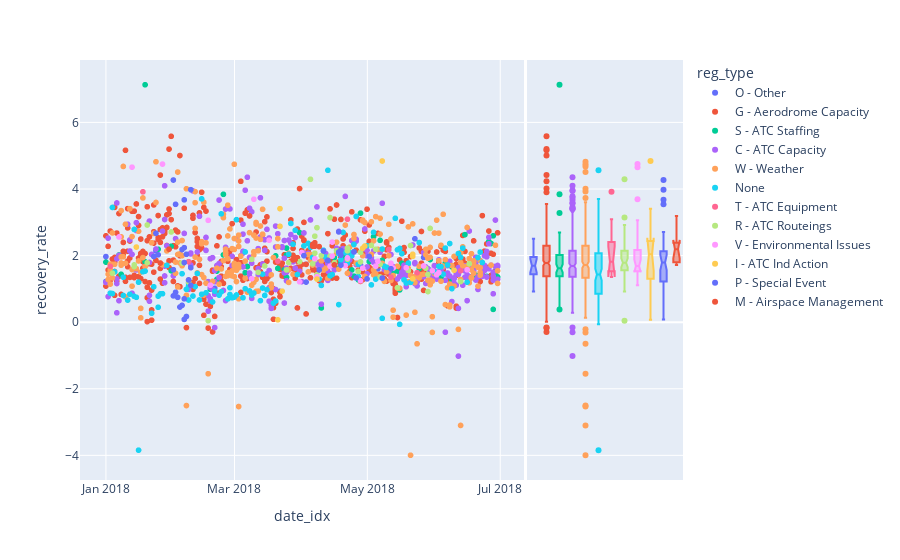

Notebook code cell kept with this figure:
### Code cell
import matplotlib.pyplot as plt
import numpy as np
import pandas as pd
import pickle


pickle_path = '/home/aksoy/Desktop/START/Muhammet/Start_PyCharm/RR_feature_selection_correlation_search/rr_feature_df_pickles/rr_feature_df_w_regulations.pickle'
#apt_name = pickle_path.split('_')[0]
airport_code = 'EDDM'

with open(pickle_path, 'rb') as file:
    recovery_rate_df = pickle.load(file)


import plotly.express as px

fig = px.scatter(recovery_rate_df, x="date_idx", y="recovery_rate",
                 color="reg_type", hover_data=['tw_idx', 'capacity_change', 'prev_capacity_change', 'prev_avg_capacity', 'reg_type', 'reg_cause', 'reg_bool_type'], marginal_y='box')
#fig = px.scatter(recovery_rate_df, x="date_idx", y="recovery_rate", color="avg_capacity", hover_data=['tw_idx', 'capacity_change'], marginal_y='box')
fig.write_html('rr_vs_capacity.html')
fig.show()

### Figure 1 — Plotly figure (JSON) as saved in the notebook; plotly's stock layout.template omitted (floating-point values rounded to 4 significant figures; data arrays with more than 128 entries replaced by an {"elided": "..."} marker saying what was removed)
{"data": [{"customdata": [["24", 7, null, null, "O - Other", "public holiday opening hours", "None"], ["36", -4, 7.0, 10.67, "O - Other", "public holiday opening hours", "None"], ["36", -30, -15.0, 34.33, "O - Other", "Works on the RWY", "None"], ["60", 13, 4.0, 31.67, "O - Other", "FIRE", "None"], ["12", 14, -1.0, 0.3333, "O - Other", "Additional traffic due to French Industrial Action", "None"], ["84", -4, -6.0, 28.0, "O - Other", "BACKLOG DUE TO ETFMS SITUATION", "None"], ["12", 48, 3.0, 1.0, "O - Other", "Additional traffic due to LFMM industrial action", "None"], ["12", 37, 5.0, 1.667, "O - Other", "Additional traffic due to LFMM industrial action", "None"], ["12", 28, 3.0, 1.0, "O - Other", "Additional traffic due to LFMM industrial action", "None"], ["12", 43, 2.0, 0.6667, "O - Other", "FRENCH INDUSTRIAL ACTION", "None"], ["12", 31, 2.0, 0.6667, "O - Other", "MARSEILLE ATC INDUSTRIAL ACTION", "None"], ["12", 55, 5.0, 1.667, "O - Other", "W.I.P  NOTAM A1874/18", "None"], ["24", 27, 55.0, 26.0, "O - Other", "W.I.P  NOTAM A1874/18", "None"], ["12", 48, 4.0, 1.333, "O - Other", "W.I.P  NOTAM A1874/18", "None"], ["12", 49, 3.0, 1.0, "O - Other", "W.I.P  NOTAM A1874/18", "None"], ["12", 37, 3.0, 1.0, "O - Other", "MARSEILLE ATC INDUSTRIAL ACTION", "None"]], "hovertemplate": "reg_type=%{customdata[4]}<br>date_idx=%{x}<br>recovery_rate=%{y}<br>tw_idx=%{customdata[0]}<br>capacity_change=%{customdata[1]}<br>prev_capacity_change=%{customdata[2]}<br>prev_avg_capacity=%{customdata[3]}<br>reg_cause=%{customdata[5]}<br>reg_bool_type=%{customdata[6]}<extra></extra>", "legendgroup": "O - Other", "marker": {"color": "#636efa", "symbol": "circle"}, "mode": "markers", "name": "O - Other", "showlegend": true, "x": ["2018-01-01", "2018-01-01", "2018-01-24", "2018-02-20", "2018-03-22", "2018-04-03", "2018-04-28", "2018-05-06", "2018-05-13", "2018-05-23", "2018-05-27", "2018-06-18", "2018-06-18", "2018-06-19", "2018-06-20", "2018-06-24"], "xaxis": "x", "y": [1.971, 1.222, 2.146, 1.016, 0.9251, 1.744, 1.724, 1.608, 1.565, 2.505, 1.945, 1.366, 1.71, 1.508, 1.68, 2.006], "yaxis": "y", "type": "scattergl"}, {"alignmentgroup": "True", "customdata": [["24", 7, null, null, "O - Other", "public holiday opening hours", "None"], ["36", -4, 7.0, 10.67, "O - Other", "public holiday opening hours", "None"], ["36", -30, -15.0, 34.33, "O - Other", "Works on the RWY", "None"], ["60", 13, 4.0, 31.67, "O - Other", "FIRE", "None"], ["12", 14, -1.0, 0.3333, "O - Other", "Additional traffic due to French Industrial Action", "None"], ["84", -4, -6.0, 28.0, "O - Other", "BACKLOG DUE TO ETFMS SITUATION", "None"], ["12", 48, 3.0, 1.0, "O - Other", "Additional traffic due to LFMM industrial action", "None"], ["12", 37, 5.0, 1.667, "O - Other", "Additional traffic due to LFMM industrial action", "None"], ["12", 28, 3.0, 1.0, "O - Other", "Additional traffic due to LFMM industrial action", "None"], ["12", 43, 2.0, 0.6667, "O - Other", "FRENCH INDUSTRIAL ACTION", "None"], ["12", 31, 2.0, 0.6667, "O - Other", "MARSEILLE ATC INDUSTRIAL ACTION", "None"], ["12", 55, 5.0, 1.667, "O - Other", "W.I.P  NOTAM A1874/18", "None"], ["24", 27, 55.0, 26.0, "O - Other", "W.I.P  NOTAM A1874/18", "None"], ["12", 48, 4.0, 1.333, "O - Other", "W.I.P  NOTAM A1874/18", "None"], ["12", 49, 3.0, 1.0, "O - Other", "W.I.P  NOTAM A1874/18", "None"], ["12", 37, 3.0, 1.0, "O - Other", "MARSEILLE ATC INDUSTRIAL ACTION", "None"]], "hovertemplate": "reg_type=%{customdata[4]}<br>recovery_rate=%{y}<br>tw_idx=%{customdata[0]}<br>capacity_change=%{customdata[1]}<br>prev_capacity_change=%{customdata[2]}<br>prev_avg_capacity=%{customdata[3]}<br>reg_cause=%{customdata[5]}<br>reg_bool_type=%{customdata[6]}<extra></extra>", "legendgroup": "O - Other", "marker": {"color": "#636efa", "symbol": "circle"}, "name": "O - Other", "notched": true, "offsetgroup": "O - Other", "showlegend": false, "xaxis": "x2", "y": [1.971, 1.222, 2.146, 1.016, 0.9251, 1.744, 1.724, 1.608, 1.565, 2.505, 1.945, 1.366, 1.71, 1.508, 1.68, 2.006], "yaxis": "y2", "type": "box"}, {"customdata": {"elided": "385x7 mixed values"}, "hovertemplate": "reg_type=%{customdata[4]}<br>date_idx=%{x}<br>recovery_rate=%{y}<br>tw_idx=%{customdata[0]}<br>capacity_change=%{customdata[1]}<br>prev_capacity_change=%{customdata[2]}<br>prev_avg_capacity=%{customdata[3]}<br>reg_cause=%{customdata[5]}<br>reg_bool_type=%{customdata[6]}<extra></extra>", "legendgroup": "G - Aerodrome Capacity", "marker": {"color": "#EF553B", "symbol": "circle"}, "mode": "markers", "name": "G - Aerodrome Capacity", "showlegend": true, "x": {"elided": "385 str values"}, "xaxis": "x", "y": {"elided": "385 float values"}, "yaxis": "y", "type": "scattergl"}, {"alignmentgroup": "True", "customdata": {"elided": "385x7 mixed values"}, "hovertemplate": "reg_type=%{customdata[4]}<br>recovery_rate=%{y}<br>tw_idx=%{customdata[0]}<br>capacity_change=%{customdata[1]}<br>prev_capacity_change=%{customdata[2]}<br>prev_avg_capacity=%{customdata[3]}<br>reg_cause=%{customdata[5]}<br>reg_bool_type=%{customdata[6]}<extra></extra>", "legendgroup": "G - Aerodrome Capacity", "marker": {"color": "#EF553B", "symbol": "circle"}, "name": "G - Aerodrome Capacity", "notched": true, "offsetgroup": "G - Aerodrome Capacity", "showlegend": false, "xaxis": "x2", "y": {"elided": "385 float values"}, "yaxis": "y2", "type": "box"}, {"customdata": {"elided": "64x7 mixed values"}, "hovertemplate": "reg_type=%{customdata[4]}<br>date_idx=%{x}<br>recovery_rate=%{y}<br>tw_idx=%{customdata[0]}<br>capacity_change=%{customdata[1]}<br>prev_capacity_change=%{customdata[2]}<br>prev_avg_capacity=%{customdata[3]}<br>reg_cause=%{customdata[5]}<br>reg_bool_type=%{customdata[6]}<extra></extra>", "legendgroup": "S - ATC Staffing", "marker": {"color": "#00cc96", "symbol": "circle"}, "mode": "markers", "name": "S - ATC Staffing", "showlegend": true, "x": ["2018-01-01", "2018-01-07", "2018-01-08", "2018-01-19", "2018-01-19", "2018-01-25", "2018-01-31", "2018-01-31", "2018-02-18", "2018-02-21", "2018-02-21", "2018-02-21", "2018-02-24", "2018-02-24", "2018-03-06", "2018-03-07", "2018-03-20", "2018-03-21", "2018-03-24", "2018-03-25", "2018-03-25", "2018-03-25", "2018-03-31", "2018-04-10", "2018-04-14", "2018-04-16", "2018-04-17", "2018-04-19", "2018-04-20", "2018-04-24", "2018-04-25", "2018-04-25", "2018-04-25", "2018-04-27", "2018-04-28", "2018-05-02", "2018-05-04", "2018-05-07", "2018-05-08", "2018-05-12", "2018-05-14", "2018-05-16", "2018-05-16", "2018-05-17", "2018-05-25", "2018-05-30", "2018-05-30", "2018-05-31", "2018-06-04", "2018-06-06", "2018-06-09", "2018-06-09", "2018-06-09", "2018-06-15", "2018-06-15", "2018-06-17", "2018-06-20", "2018-06-25", "2018-06-26", "2018-06-27", "2018-06-28", "2018-06-28", "2018-06-29", "2018-06-30"], "xaxis": "x", "y": [1.804, 2.018, 1.438, 7.131, 1.812, 2.192, 2.281, 1.545, 0.9896, 1.585, 1.288, 1.535, 3.841, 2.021, 1.487, 1.673, 1.991, 1.615, 1.577, 2.019, 2.226, 1.351, 2.692, 0.4281, 1.382, 1.938, 1.617, 1.784, 1.973, 1.569, 2.118, 2.359, 1.383, 1.272, 3.275, 1.82, 2.568, 2.458, 1.859, 1.495, 1.539, 0.969, 1.493, 1.768, 1.607, 1.881, 1.557, 1.382, 1.346, 1.784, 1.663, 1.073, 1.232, 2.629, 1.347, 1.288, 1.41, 1.376, 2.426, 2.363, 0.3846, 2.594, 1.508, 1.36], "yaxis": "y", "type": "scattergl"}, {"alignmentgroup": "True", "customdata": {"elided": "64x7 mixed values"}, "hovertemplate": "reg_type=%{customdata[4]}<br>recovery_rate=%{y}<br>tw_idx=%{customdata[0]}<br>capacity_change=%{customdata[1]}<br>prev_capacity_change=%{customdata[2]}<br>prev_avg_capacity=%{customdata[3]}<br>reg_cause=%{customdata[5]}<br>reg_bool_type=%{customdata[6]}<extra></extra>", "legendgroup": "S - ATC Staffing", "marker": {"color": "#00cc96", "symbol": "circle"}, "name": "S - ATC Staffing", "notched": true, "offsetgroup": "S - ATC Staffing", "showlegend": false, "xaxis": "x2", "y": [1.804, 2.018, 1.438, 7.131, 1.812, 2.192, 2.281, 1.545, 0.9896, 1.585, 1.288, 1.535, 3.841, 2.021, 1.487, 1.673, 1.991, 1.615, 1.577, 2.019, 2.226, 1.351, 2.692, 0.4281, 1.382, 1.938, 1.617, 1.784, 1.973, 1.569, 2.118, 2.359, 1.383, 1.272, 3.275, 1.82, 2.568, 2.458, 1.859, 1.495, 1.539, 0.969, 1.493, 1.768, 1.607, 1.881, 1.557, 1.382, 1.346, 1.784, 1.663, 1.073, 1.232, 2.629, 1.347, 1.288, 1.41, 1.376, 2.426, 2.363, 0.3846, 2.594, 1.508, 1.36], "yaxis": "y2", "type": "box"}, {"customdata": {"elided": "268x7 mixed values"}, "hovertemplate": "reg_type=%{customdata[4]}<br>date_idx=%{x}<br>recovery_rate=%{y}<br>tw_idx=%{customdata[0]}<br>capacity_change=%{customdata[1]}<br>prev_capacity_change=%{customdata[2]}<br>prev_avg_capacity=%{customdata[3]}<br>reg_cause=%{customdata[5]}<br>reg_bool_type=%{customdata[6]}<extra></extra>", "legendgroup": "C - ATC Capacity", "marker": {"color": "#ab63fa", "symbol": "circle"}, "mode": "markers", "name": "C - ATC Capacity", "showlegend": true, "x": {"elided": "268 str values"}, "xaxis": "x", "y": {"elided": "268 float values"}, "yaxis": "y", "type": "scattergl"}, {"alignmentgroup": "True", "customdata": {"elided": "268x7 mixed values"}, "hovertemplate": "reg_type=%{customdata[4]}<br>recovery_rate=%{y}<br>tw_idx=%{customdata[0]}<br>capacity_change=%{customdata[1]}<br>prev_capacity_change=%{customdata[2]}<br>prev_avg_capacity=%{customdata[3]}<br>reg_cause=%{customdata[5]}<br>reg_bool_type=%{customdata[6]}<extra></extra>", "legendgroup": "C - ATC Capacity", "marker": {"color": "#ab63fa", "symbol": "circle"}, "name": "C - ATC Capacity", "notched": true, "offsetgroup": "C - ATC Capacity", "showlegend": false, "xaxis": "x2", "y": {"elided": "268 float values"}, "yaxis": "y2", "type": "box"}, {"customdata": {"elided": "264x7 mixed values"}, "hovertemplate": "reg_type=%{customdata[4]}<br>date_idx=%{x}<br>recovery_rate=%{y}<br>tw_idx=%{customdata[0]}<br>capacity_change=%{customdata[1]}<br>prev_capacity_change=%{customdata[2]}<br>prev_avg_capacity=%{customdata[3]}<br>reg_cause=%{customdata[5]}<br>reg_bool_type=%{customdata[6]}<extra></extra>", "legendgroup": "W - Weather", "marker": {"color": "#FFA15A", "symbol": "circle"}, "mode": "markers", "name": "W - Weather", "showlegend": true, "x": {"elided": "264 str values"}, "xaxis": "x", "y": {"elided": "264 float values"}, "yaxis": "y", "type": "scattergl"}, {"alignmentgroup": "True", "customdata": {"elided": "264x7 mixed values"}, "hovertemplate": "reg_type=%{customdata[4]}<br>recovery_rate=%{y}<br>tw_idx=%{customdata[0]}<br>capacity_change=%{customdata[1]}<br>prev_capacity_change=%{customdata[2]}<br>prev_avg_capacity=%{customdata[3]}<br>reg_cause=%{customdata[5]}<br>reg_bool_type=%{customdata[6]}<extra></extra>", "legendgroup": "W - Weather", "marker": {"color": "#FFA15A", "symbol": "circle"}, "name": "W - Weather", "notched": true, "offsetgroup": "W - Weather", "showlegend": false, "xaxis": "x2", "y": {"elided": "264 float values"}, "yaxis": "y2", "type": "box"}, {"customdata": {"elided": "121x7 mixed values"}, "hovertemplate": "reg_type=%{customdata[4]}<br>date_idx=%{x}<br>recovery_rate=%{y}<br>tw_idx=%{customdata[0]}<br>capacity_change=%{customdata[1]}<br>prev_capacity_change=%{customdata[2]}<br>prev_avg_capacity=%{customdata[3]}<br>reg_cause=%{customdata[5]}<br>reg_bool_type=%{customdata[6]}<extra></extra>", "legendgroup": "None", "marker": {"color": "#19d3f3", "symbol": "circle"}, "mode": "markers", "name": "None", "showlegend": true, "x": ["2018-01-03", "2018-01-04", "2018-01-04", "2018-01-05", "2018-01-09", "2018-01-09", "2018-01-11", "2018-01-12", "2018-01-14", "2018-01-14", "2018-01-15", "2018-01-16", "2018-01-16", "2018-01-18", "2018-01-19", "2018-01-22", "2018-01-23", "2018-01-25", "2018-01-25", "2018-01-26", "2018-01-27", "2018-01-29", "2018-02-05", "2018-02-07", "2018-02-08", "2018-02-08", "2018-02-08", "2018-02-10", "2018-02-11", "2018-02-12", "2018-02-13", "2018-02-14", "2018-02-14", "2018-02-16", "2018-02-19", "2018-02-20", "2018-02-22", "2018-02-23", "2018-02-23", "2018-02-26", "2018-02-27", "2018-02-27", "2018-02-28", "2018-03-01", "2018-03-02", "2018-03-02", "2018-03-05", "2018-03-06", "2018-03-06", "2018-03-08", "2018-03-09", "2018-03-10", "2018-03-13", "2018-03-14", "2018-03-14", "2018-03-15", "2018-03-16", "2018-03-19", "2018-03-20", "2018-03-26", "2018-03-27", "2018-03-28", "2018-03-29", "2018-03-30", "2018-04-02", "2018-04-04", "2018-04-05", "2018-04-06", "2018-04-09", "2018-04-10", "2018-04-11", "2018-04-12", "2018-04-13", "2018-04-14", "2018-04-15", "2018-04-18", "2018-04-18", "2018-04-19", "2018-04-20", "2018-04-21", "2018-04-22", "2018-04-23", "2018-04-24", "2018-04-25", "2018-04-26", "2018-04-27", "2018-04-27", "2018-05-01", "2018-05-03", "2018-05-04", "2018-05-05", "2018-05-08", "2018-05-08", "2018-05-09", "2018-05-10", "2018-05-14", "2018-05-15", "2018-05-16", "2018-05-16", "2018-05-17", "2018-05-18", "2018-05-19", "2018-05-20", "2018-05-21", "2018-05-25", "2018-06-01", "2018-06-02", "2018-06-03", "2018-06-04", "2018-06-05", "2018-06-06", "2018-06-07", "2018-06-08", "2018-06-09", "2018-06-12", "2018-06-13", "2018-06-14", "2018-06-16", "2018-06-21", "2018-06-22", "2018-06-23"], "xaxis": "x", "y": [0.8711, 0.8592, 3.445, 1.511, 0.8021, 1.349, 0.6636, 0.8392, 0.7758, 2.785, 0.7472, -3.843, 1.201, 1.514, 1.535, 0.2694, 1.064, 0.7823, 0.4483, 0.8509, 0.8548, 1.708, 1.456, 0.9865, 1.177, 0.6662, 1.096, 0.7849, 1.068, 1.463, 0.6679, 0.838, 3.703, 0.8816, 0.6072, 0.9301, 0.8124, 0.912, 3.254, 0.6999, 1.034, 0.8302, 0.732, 0.7528, 0.8173, 3.08, 0.7328, 1.004, 2.11, 0.9381, 0.816, 0.8759, 0.6468, 1.026, 1.443, 0.8034, 0.9728, 0.5719, 0.6329, 2.041, 2.964, 2.341, 2.759, 1.432, 2.291, 2.365, 2.247, 1.947, 1.297, 1.105, 2.16, 1.955, 4.562, 1.397, 1.431, 0.5282, 2.06, 1.877, 2.696, 2.09, 1.773, 2.091, 1.993, 2.333, 3.175, 1.374, 1.742, 2.296, 1.121, 2.698, 1.293, 0.1159, 2.196, 1.679, 1.645, 3.119, 2.173, -0.06408, 2.215, 2.058, 1.272, 1.176, 1.775, 1.195, 2.391, 1.508, 1.43, 1.678, 1.667, 1.44, 2.225, 1.717, 2.362, 1.007, 2.063, 1.946, 2.223, 1.202, 1.942, 2.106, 1.794], "yaxis": "y", "type": "scattergl"}, {"alignmentgroup": "True", "customdata": {"elided": "121x7 mixed values"}, "hovertemplate": "reg_type=%{customdata[4]}<br>recovery_rate=%{y}<br>tw_idx=%{customdata[0]}<br>capacity_change=%{customdata[1]}<br>prev_capacity_change=%{customdata[2]}<br>prev_avg_capacity=%{customdata[3]}<br>reg_cause=%{customdata[5]}<br>reg_bool_type=%{customdata[6]}<extra></extra>", "legendgroup": "None", "marker": {"color": "#19d3f3", "symbol": "circle"}, "name": "None", "notched": true, "offsetgroup": "None", "showlegend": false, "xaxis": "x2", "y": [0.8711, 0.8592, 3.445, 1.511, 0.8021, 1.349, 0.6636, 0.8392, 0.7758, 2.785, 0.7472, -3.843, 1.201, 1.514, 1.535, 0.2694, 1.064, 0.7823, 0.4483, 0.8509, 0.8548, 1.708, 1.456, 0.9865, 1.177, 0.6662, 1.096, 0.7849, 1.068, 1.463, 0.6679, 0.838, 3.703, 0.8816, 0.6072, 0.9301, 0.8124, 0.912, 3.254, 0.6999, 1.034, 0.8302, 0.732, 0.7528, 0.8173, 3.08, 0.7328, 1.004, 2.11, 0.9381, 0.816, 0.8759, 0.6468, 1.026, 1.443, 0.8034, 0.9728, 0.5719, 0.6329, 2.041, 2.964, 2.341, 2.759, 1.432, 2.291, 2.365, 2.247, 1.947, 1.297, 1.105, 2.16, 1.955, 4.562, 1.397, 1.431, 0.5282, 2.06, 1.877, 2.696, 2.09, 1.773, 2.091, 1.993, 2.333, 3.175, 1.374, 1.742, 2.296, 1.121, 2.698, 1.293, 0.1159, 2.196, 1.679, 1.645, 3.119, 2.173, -0.06408, 2.215, 2.058, 1.272, 1.176, 1.775, 1.195, 2.391, 1.508, 1.43, 1.678, 1.667, 1.44, 2.225, 1.717, 2.362, 1.007, 2.063, 1.946, 2.223, 1.202, 1.942, 2.106, 1.794], "yaxis": "y2", "type": "box"}, {"customdata": [["84", -14, 2.0, 26.0, "T - ATC Equipment", "FREQUENCY PROBLEMS", "None"], ["24", -12, 12.0, 8.0, "T - ATC Equipment", "TELECOMUNICATION PROBLEM", "None"], ["72", 8, 19.0, 33.67, "T - ATC Equipment", "radar failure", "None"], ["48", -9, -25.0, 32.67, "T - ATC Equipment", "NEW COMPUTER SYSTEM", "None"], ["60", -25, -39.0, 34.33, "T - ATC Equipment", "FDP PROBLEMS", "None"], ["12", 21, 4.0, 1.333, "T - ATC Equipment", "TERMINAL PROBLEM DUE NETWORK FROM 0700 IMPLEMENTATION OF NEW STAR SID PROCEDURES", "None"], ["12", 28, 6.0, 2.0, "T - ATC Equipment", "FDPS u/s", "None"], ["12", 40, 2.0, 0.6667, "T - ATC Equipment", "RADIO COMMUNICATION ISSUES", "None"], ["48", -26, -1.0, 31.67, "T - ATC Equipment", "RDR MAITENANCE", "None"]], "hovertemplate": "reg_type=%{customdata[4]}<br>date_idx=%{x}<br>recovery_rate=%{y}<br>tw_idx=%{customdata[0]}<br>capacity_change=%{customdata[1]}<br>prev_capacity_change=%{customdata[2]}<br>prev_avg_capacity=%{customdata[3]}<br>reg_cause=%{customdata[5]}<br>reg_bool_type=%{customdata[6]}<extra></extra>", "legendgroup": "T - ATC Equipment", "marker": {"color": "#FF6692", "symbol": "circle"}, "mode": "markers", "name": "T - ATC Equipment", "showlegend": true, "x": ["2018-01-03", "2018-01-18", "2018-02-08", "2018-03-21", "2018-04-22", "2018-05-11", "2018-05-12", "2018-05-24", "2018-06-13"], "xaxis": "x", "y": [1.676, 3.915, 1.818, 1.832, 3.092, 2.181, 1.354, 1.486, 1.545], "yaxis": "y", "type": "scattergl"}, {"alignmentgroup": "True", "customdata": [["84", -14, 2.0, 26.0, "T - ATC Equipment", "FREQUENCY PROBLEMS", "None"], ["24", -12, 12.0, 8.0, "T - ATC Equipment", "TELECOMUNICATION PROBLEM", "None"], ["72", 8, 19.0, 33.67, "T - ATC Equipment", "radar failure", "None"], ["48", -9, -25.0, 32.67, "T - ATC Equipment", "NEW COMPUTER SYSTEM", "None"], ["60", -25, -39.0, 34.33, "T - ATC Equipment", "FDP PROBLEMS", "None"], ["12", 21, 4.0, 1.333, "T - ATC Equipment", "TERMINAL PROBLEM DUE NETWORK FROM 0700 IMPLEMENTATION OF NEW STAR SID PROCEDURES", "None"], ["12", 28, 6.0, 2.0, "T - ATC Equipment", "FDPS u/s", "None"], ["12", 40, 2.0, 0.6667, "T - ATC Equipment", "RADIO COMMUNICATION ISSUES", "None"], ["48", -26, -1.0, 31.67, "T - ATC Equipment", "RDR MAITENANCE", "None"]], "hovertemplate": "reg_type=%{customdata[4]}<br>recovery_rate=%{y}<br>tw_idx=%{customdata[0]}<br>capacity_change=%{customdata[1]}<br>prev_capacity_change=%{customdata[2]}<br>prev_avg_capacity=%{customdata[3]}<br>reg_cause=%{customdata[5]}<br>reg_bool_type=%{customdata[6]}<extra></extra>", "legendgroup": "T - ATC Equipment", "marker": {"color": "#FF6692", "symbol": "circle"}, "name": "T - ATC Equipment", "notched": true, "offsetgroup": "T - ATC Equipment", "showlegend": false, "xaxis": "x2", "y": [1.676, 3.915, 1.818, 1.832, 3.092, 2.181, 1.354, 1.486, 1.545], "yaxis": "y2", "type": "box"}, {"customdata": {"elided": "47x7 mixed values"}, "hovertemplate": "reg_type=%{customdata[4]}<br>date_idx=%{x}<br>recovery_rate=%{y}<br>tw_idx=%{customdata[0]}<br>capacity_change=%{customdata[1]}<br>prev_capacity_change=%{customdata[2]}<br>prev_avg_capacity=%{customdata[3]}<br>reg_cause=%{customdata[5]}<br>reg_bool_type=%{customdata[6]}<extra></extra>", "legendgroup": "R - ATC Routeings", "marker": {"color": "#B6E880", "symbol": "circle"}, "mode": "markers", "name": "R - ATC Routeings", "showlegend": true, "x": ["2018-01-04", "2018-01-14", "2018-01-14", "2018-01-20", "2018-01-20", "2018-01-31", "2018-02-05", "2018-02-08", "2018-02-17", "2018-03-09", "2018-03-12", "2018-03-15", "2018-03-25", "2018-03-26", "2018-03-31", "2018-04-05", "2018-04-06", "2018-04-07", "2018-04-07", "2018-04-07", "2018-04-08", "2018-04-08", "2018-04-10", "2018-04-14", "2018-04-14", "2018-04-16", "2018-04-17", "2018-04-22", "2018-04-22", "2018-04-22", "2018-04-27", "2018-04-28", "2018-04-28", "2018-05-03", "2018-05-05", "2018-05-05", "2018-05-07", "2018-05-07", "2018-05-15", "2018-05-20", "2018-05-21", "2018-05-28", "2018-05-29", "2018-05-29", "2018-05-30", "2018-06-13", "2018-06-17"], "xaxis": "x", "y": [1.471, 1.67, 1.721, 2.919, 1.784, 2.709, 1.775, 1.205, 0.04537, 1.888, 1.496, 1.69, 1.57, 1.789, 1.82, 4.291, 1.756, 2.072, 2.583, 1.874, 2.838, 1.425, 2.001, 1.983, 3.142, 1.784, 2.149, 1.893, 2.226, 2.143, 1.523, 1.81, 2.096, 2.307, 1.673, 2.191, 1.358, 1.739, 1.036, 1.554, 2.302, 1.621, 1.432, 0.9196, 2.816, 1.219, 1.755], "yaxis": "y", "type": "scattergl"}, {"alignmentgroup": "True", "customdata": {"elided": "47x7 mixed values"}, "hovertemplate": "reg_type=%{customdata[4]}<br>recovery_rate=%{y}<br>tw_idx=%{customdata[0]}<br>capacity_change=%{customdata[1]}<br>prev_capacity_change=%{customdata[2]}<br>prev_avg_capacity=%{customdata[3]}<br>reg_cause=%{customdata[5]}<br>reg_bool_type=%{customdata[6]}<extra></extra>", "legendgroup": "R - ATC Routeings", "marker": {"color": "#B6E880", "symbol": "circle"}, "name": "R - ATC Routeings", "notched": true, "offsetgroup": "R - ATC Routeings", "showlegend": false, "xaxis": "x2", "y": [1.471, 1.67, 1.721, 2.919, 1.784, 2.709, 1.775, 1.205, 0.04537, 1.888, 1.496, 1.69, 1.57, 1.789, 1.82, 4.291, 1.756, 2.072, 2.583, 1.874, 2.838, 1.425, 2.001, 1.983, 3.142, 1.784, 2.149, 1.893, 2.226, 2.143, 1.523, 1.81, 2.096, 2.307, 1.673, 2.191, 1.358, 1.739, 1.036, 1.554, 2.302, 1.621, 1.432, 0.9196, 2.816, 1.219, 1.755], "yaxis": "y2", "type": "box"}, {"customdata": {"elided": "29x7 mixed values"}, "hovertemplate": "reg_type=%{customdata[4]}<br>date_idx=%{x}<br>recovery_rate=%{y}<br>tw_idx=%{customdata[0]}<br>capacity_change=%{customdata[1]}<br>prev_capacity_change=%{customdata[2]}<br>prev_avg_capacity=%{customdata[3]}<br>reg_cause=%{customdata[5]}<br>reg_bool_type=%{customdata[6]}<extra></extra>", "legendgroup": "V - Environmental Issues", "marker": {"color": "#FF97FF", "symbol": "circle"}, "mode": "markers", "name": "V - Environmental Issues", "showlegend": true, "x": ["2018-01-07", "2018-01-13", "2018-01-27", "2018-02-17", "2018-02-18", "2018-03-09", "2018-03-10", "2018-03-17", "2018-03-31", "2018-04-01", "2018-04-07", "2018-04-08", "2018-04-14", "2018-04-15", "2018-04-15", "2018-04-21", "2018-04-22", "2018-04-28", "2018-04-29", "2018-05-05", "2018-05-06", "2018-05-12", "2018-05-13", "2018-05-19", "2018-05-27", "2018-05-31", "2018-06-02", "2018-06-03", "2018-06-16"], "xaxis": "x", "y": [2.559, 4.656, 4.748, 3.059, 1.111, 1.308, 3.693, 2.463, 1.215, 2.092, 1.905, 1.362, 1.68, 1.985, 2.406, 1.698, 1.928, 1.243, 1.621, 1.684, 1.831, 1.766, 1.626, 1.635, 1.689, 1.546, 1.423, 1.487, 1.573], "yaxis": "y", "type": "scattergl"}, {"alignmentgroup": "True", "customdata": {"elided": "29x7 mixed values"}, "hovertemplate": "reg_type=%{customdata[4]}<br>recovery_rate=%{y}<br>tw_idx=%{customdata[0]}<br>capacity_change=%{customdata[1]}<br>prev_capacity_change=%{customdata[2]}<br>prev_avg_capacity=%{customdata[3]}<br>reg_cause=%{customdata[5]}<br>reg_bool_type=%{customdata[6]}<extra></extra>", "legendgroup": "V - Environmental Issues", "marker": {"color": "#FF97FF", "symbol": "circle"}, "name": "V - Environmental Issues", "notched": true, "offsetgroup": "V - Environmental Issues", "showlegend": false, "xaxis": "x2", "y": [2.559, 4.656, 4.748, 3.059, 1.111, 1.308, 3.693, 2.463, 1.215, 2.092, 1.905, 1.362, 1.68, 1.985, 2.406, 1.698, 1.928, 1.243, 1.621, 1.684, 1.831, 1.766, 1.626, 1.635, 1.689, 1.546, 1.423, 1.487, 1.573], "yaxis": "y2", "type": "box"}, {"customdata": [["48", -14, -22.0, 35.0, "I - ATC Ind Action", "A0095/18 NOTAM", "None"], ["84", -16, 3.0, 37.33, "I - ATC Ind Action", null, "None"], ["24", -2, 14.0, 9.333, "I - ATC Ind Action", null, "None"], ["48", -4, -27.0, 31.33, "I - ATC Ind Action", null, "None"], ["12", 13, -1.0, 0.3333, "I - ATC Ind Action", null, "None"], ["12", 29, 5.0, 1.667, "I - ATC Ind Action", "LFMM ACC INDUSTRIAL ACTION", "None"], ["12", 26, 3.0, 1.0, "I - ATC Ind Action", "ATC INDUSTRIAL ACTION LFMM", "None"], ["12", 25, 2.0, 0.6667, "I - ATC Ind Action", "ATC INDUSTRIAL ACTION LFMM", "None"], ["48", -25, -1.0, 29.67, "I - ATC Ind Action", null, "None"], ["12", 46, 5.0, 1.667, "I - ATC Ind Action", null, "None"], ["24", 27, 46.0, 24.67, "I - ATC Ind Action", null, "None"], ["84", -14, -9.0, 27.33, "I - ATC Ind Action", null, "None"], ["12", 32, 2.0, 1.333, "I - ATC Ind Action", "LFMM", "None"]], "hovertemplate": "reg_type=%{customdata[4]}<br>date_idx=%{x}<br>recovery_rate=%{y}<br>tw_idx=%{customdata[0]}<br>capacity_change=%{customdata[1]}<br>prev_capacity_change=%{customdata[2]}<br>prev_avg_capacity=%{customdata[3]}<br>reg_cause=%{customdata[5]}<br>reg_bool_type=%{customdata[6]}<extra></extra>", "legendgroup": "I - ATC Ind Action", "marker": {"color": "#FECB52", "symbol": "circle"}, "mode": "markers", "name": "I - ATC Ind Action", "showlegend": true, "x": ["2018-01-15", "2018-03-21", "2018-03-22", "2018-03-22", "2018-03-23", "2018-04-08", "2018-04-29", "2018-04-30", "2018-05-08", "2018-05-22", "2018-05-22", "2018-05-22", "2018-06-10"], "xaxis": "x", "y": [2.256, 0.07025, 3.41, 2.878, 0.9314, 1.295, 2.22, 2.287, 4.84, 1.979, 2.039, 1.303, 1.562], "yaxis": "y", "type": "scattergl"}, {"alignmentgroup": "True", "customdata": [["48", -14, -22.0, 35.0, "I - ATC Ind Action", "A0095/18 NOTAM", "None"], ["84", -16, 3.0, 37.33, "I - ATC Ind Action", null, "None"], ["24", -2, 14.0, 9.333, "I - ATC Ind Action", null, "None"], ["48", -4, -27.0, 31.33, "I - ATC Ind Action", null, "None"], ["12", 13, -1.0, 0.3333, "I - ATC Ind Action", null, "None"], ["12", 29, 5.0, 1.667, "I - ATC Ind Action", "LFMM ACC INDUSTRIAL ACTION", "None"], ["12", 26, 3.0, 1.0, "I - ATC Ind Action", "ATC INDUSTRIAL ACTION LFMM", "None"], ["12", 25, 2.0, 0.6667, "I - ATC Ind Action", "ATC INDUSTRIAL ACTION LFMM", "None"], ["48", -25, -1.0, 29.67, "I - ATC Ind Action", null, "None"], ["12", 46, 5.0, 1.667, "I - ATC Ind Action", null, "None"], ["24", 27, 46.0, 24.67, "I - ATC Ind Action", null, "None"], ["84", -14, -9.0, 27.33, "I - ATC Ind Action", null, "None"], ["12", 32, 2.0, 1.333, "I - ATC Ind Action", "LFMM", "None"]], "hovertemplate": "reg_type=%{customdata[4]}<br>recovery_rate=%{y}<br>tw_idx=%{customdata[0]}<br>capacity_change=%{customdata[1]}<br>prev_capacity_change=%{customdata[2]}<br>prev_avg_capacity=%{customdata[3]}<br>reg_cause=%{customdata[5]}<br>reg_bool_type=%{customdata[6]}<extra></extra>", "legendgroup": "I - ATC Ind Action", "marker": {"color": "#FECB52", "symbol": "circle"}, "name": "I - ATC Ind Action", "notched": true, "offsetgroup": "I - ATC Ind Action", "showlegend": false, "xaxis": "x2", "y": [2.256, 0.07025, 3.41, 2.878, 0.9314, 1.295, 2.22, 2.287, 4.84, 1.979, 2.039, 1.303, 1.562], "yaxis": "y2", "type": "box"}, {"customdata": {"elided": "39x7 mixed values"}, "hovertemplate": "reg_type=%{customdata[4]}<br>date_idx=%{x}<br>recovery_rate=%{y}<br>tw_idx=%{customdata[0]}<br>capacity_change=%{customdata[1]}<br>prev_capacity_change=%{customdata[2]}<br>prev_avg_capacity=%{customdata[3]}<br>reg_cause=%{customdata[5]}<br>reg_bool_type=%{customdata[6]}<extra></extra>", "legendgroup": "P - Special Event", "marker": {"color": "#636efa", "symbol": "circle"}, "mode": "markers", "name": "P - Special Event", "showlegend": true, "x": ["2018-01-23", "2018-01-24", "2018-01-25", "2018-02-01", "2018-02-01", "2018-02-01", "2018-02-02", "2018-02-02", "2018-02-03", "2018-02-04", "2018-02-05", "2018-02-05", "2018-02-06", "2018-02-06", "2018-02-06", "2018-02-06", "2018-02-06", "2018-02-07", "2018-02-07", "2018-02-08", "2018-02-09", "2018-02-09", "2018-02-09", "2018-04-02", "2018-04-03", "2018-04-09", "2018-04-11", "2018-04-13", "2018-04-18", "2018-04-18", "2018-04-19", "2018-04-19", "2018-04-19", "2018-04-25", "2018-04-26", "2018-05-01", "2018-05-02", "2018-05-08", "2018-05-12"], "xaxis": "x", "y": [1.973, 2.67, 2.023, 0.7901, 4.269, 1.577, 0.8972, 3.539, 0.7457, 0.4552, 0.5059, 2.181, 0.7009, 3.674, 2.238, 1.789, 0.08332, 2.039, 0.1706, 1.267, 1.107, 3.979, 1.637, 1.999, 1.205, 1.569, 2.138, 1.856, 2.108, 2.711, 2.15, 1.713, 2.013, 2.108, 1.328, 1.3, 1.974, 1.324, 1.604], "yaxis": "y", "type": "scattergl"}, {"alignmentgroup": "True", "customdata": {"elided": "39x7 mixed values"}, "hovertemplate": "reg_type=%{customdata[4]}<br>recovery_rate=%{y}<br>tw_idx=%{customdata[0]}<br>capacity_change=%{customdata[1]}<br>prev_capacity_change=%{customdata[2]}<br>prev_avg_capacity=%{customdata[3]}<br>reg_cause=%{customdata[5]}<br>reg_bool_type=%{customdata[6]}<extra></extra>", "legendgroup": "P - Special Event", "marker": {"color": "#636efa", "symbol": "circle"}, "name": "P - Special Event", "notched": true, "offsetgroup": "P - Special Event", "showlegend": false, "xaxis": "x2", "y": [1.973, 2.67, 2.023, 0.7901, 4.269, 1.577, 0.8972, 3.539, 0.7457, 0.4552, 0.5059, 2.181, 0.7009, 3.674, 2.238, 1.789, 0.08332, 2.039, 0.1706, 1.267, 1.107, 3.979, 1.637, 1.999, 1.205, 1.569, 2.138, 1.856, 2.108, 2.711, 2.15, 1.713, 2.013, 2.108, 1.328, 1.3, 1.974, 1.324, 1.604], "yaxis": "y2", "type": "box"}, {"customdata": [["36", -28, -12.0, 34.67, "M - Airspace Management", "TSA 13 ACTIVATION. NOTAM A0138/18.", "None"], ["48", -14, -28.0, 30.33, "M - Airspace Management", "TSA 13 ACTIVATION. NOTAM A0141/18.", "None"], ["48", -20, -30.0, 30.33, "M - Airspace Management", "TSA 13 ACTIVATION. NOTAM A0161/18.", "None"], ["60", 15, -12.0, 34.0, "M - Airspace Management", null, "None"], ["60", 12, -16.0, 34.67, "M - Airspace Management", null, "None"], ["36", 1, 18.0, 34.67, "M - Airspace Management", null, "None"], ["48", -26, 5.0, 26.0, "M - Airspace Management", null, "None"], ["60", 4, 4.0, 4.667, "M - Airspace Management", null, "None"], ["48", -31, 3.0, 25.33, "M - Airspace Management", null, "None"], ["60", -13, -31.0, 35.33, "M - Airspace Management", null, "None"], ["72", -16, -10.0, 39.67, "M - Airspace Management", null, "None"]], "hovertemplate": "reg_type=%{customdata[4]}<br>date_idx=%{x}<br>recovery_rate=%{y}<br>tw_idx=%{customdata[0]}<br>capacity_change=%{customdata[1]}<br>prev_capacity_change=%{customdata[2]}<br>prev_avg_capacity=%{customdata[3]}<br>reg_cause=%{customdata[5]}<br>reg_bool_type=%{customdata[6]}<extra></extra>", "legendgroup": "M - Airspace Management", "marker": {"color": "#EF553B", "symbol": "circle"}, "mode": "markers", "name": "M - Airspace Management", "showlegend": true, "x": ["2018-01-26", "2018-01-26", "2018-01-30", "2018-02-12", "2018-03-08", "2018-03-28", "2018-03-29", "2018-04-03", "2018-04-06", "2018-04-06", "2018-04-16"], "xaxis": "x", "y": [2.398, 1.776, 2.192, 2.515, 3.19, 1.868, 1.885, 1.736, 2.281, 2.336, 1.721], "yaxis": "y", "type": "scattergl"}, {"alignmentgroup": "True", "customdata": [["36", -28, -12.0, 34.67, "M - Airspace Management", "TSA 13 ACTIVATION. NOTAM A0138/18.", "None"], ["48", -14, -28.0, 30.33, "M - Airspace Management", "TSA 13 ACTIVATION. NOTAM A0141/18.", "None"], ["48", -20, -30.0, 30.33, "M - Airspace Management", "TSA 13 ACTIVATION. NOTAM A0161/18.", "None"], ["60", 15, -12.0, 34.0, "M - Airspace Management", null, "None"], ["60", 12, -16.0, 34.67, "M - Airspace Management", null, "None"], ["36", 1, 18.0, 34.67, "M - Airspace Management", null, "None"], ["48", -26, 5.0, 26.0, "M - Airspace Management", null, "None"], ["60", 4, 4.0, 4.667, "M - Airspace Management", null, "None"], ["48", -31, 3.0, 25.33, "M - Airspace Management", null, "None"], ["60", -13, -31.0, 35.33, "M - Airspace Management", null, "None"], ["72", -16, -10.0, 39.67, "M - Airspace Management", null, "None"]], "hovertemplate": "reg_type=%{customdata[4]}<br>recovery_rate=%{y}<br>tw_idx=%{customdata[0]}<br>capacity_change=%{customdata[1]}<br>prev_capacity_change=%{customdata[2]}<br>prev_avg_capacity=%{customdata[3]}<br>reg_cause=%{customdata[5]}<br>reg_bool_type=%{customdata[6]}<extra></extra>", "legendgroup": "M - Airspace Management", "marker": {"color": "#EF553B", "symbol": "circle"}, "name": "M - Airspace Management", "notched": true, "offsetgroup": "M - Airspace Management", "showlegend": false, "xaxis": "x2", "y": [2.398, 1.776, 2.192, 2.515, 3.19, 1.868, 1.885, 1.736, 2.281, 2.336, 1.721], "yaxis": "y2", "type": "box"}], "layout": {"xaxis": {"anchor": "y", "domain": [0.0, 0.7363], "title": {"text": "date_idx"}}, "yaxis": {"anchor": "x", "domain": [0.0, 1.0], "title": {"text": "recovery_rate"}}, "xaxis2": {"anchor": "y2", "domain": [0.7413, 1.0], "matches": "x2", "showticklabels": false, "showline": false, "ticks": "", "showgrid": false}, "yaxis2": {"anchor": "x2", "domain": [0.0, 1.0], "matches": "y", "showticklabels": false, "showgrid": true}, "legend": {"title": {"text": "reg_type"}, "tracegroupgap": 0}, "margin": {"t": 60}}}
